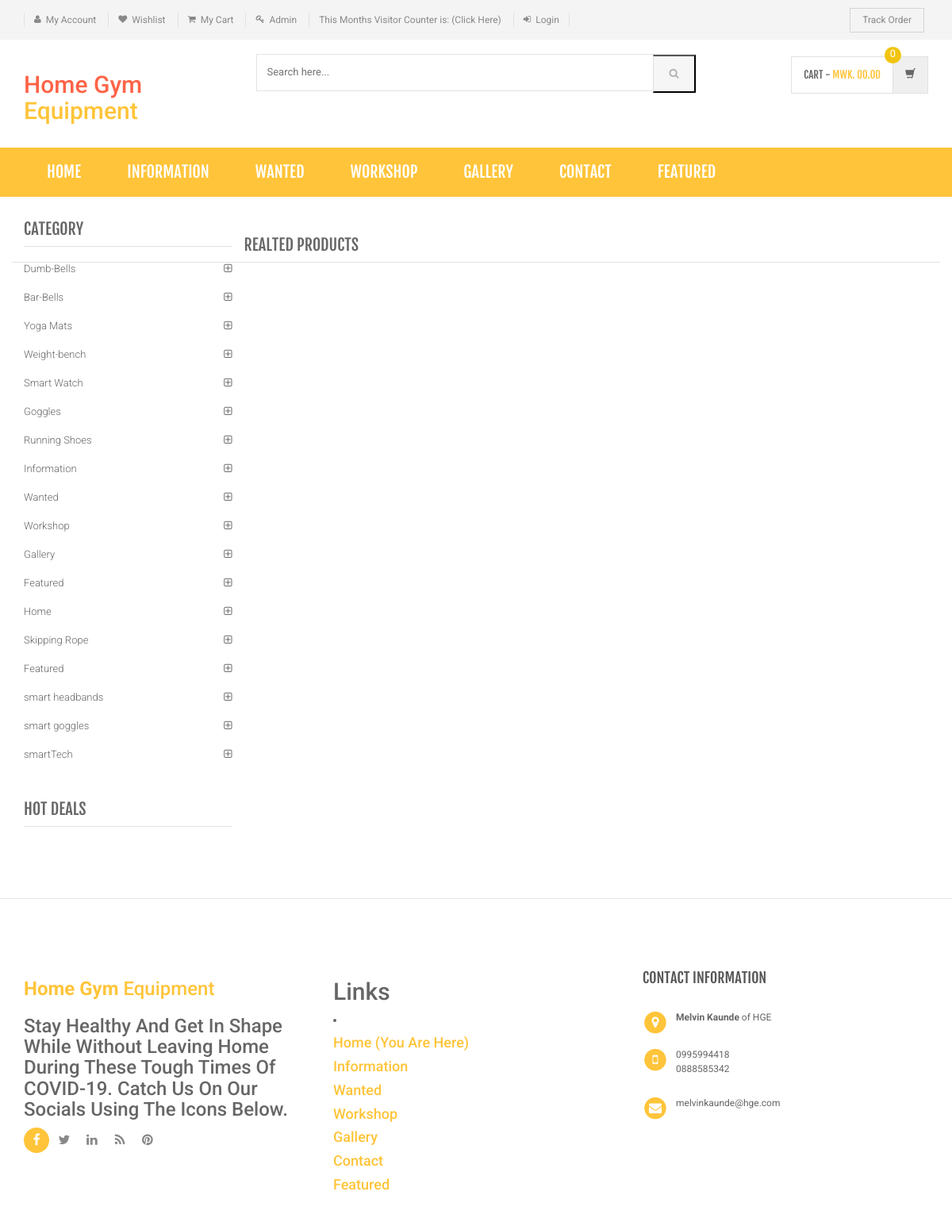
Page /product-details.php on the committed database.
### tables this page shows
CREATE TABLE `category` (
  `id` int(11) NOT NULL,
  `categoryName` varchar(255) DEFAULT NULL,
  `categoryDescription` longtext DEFAULT NULL,
  `creationDate` timestamp NOT NULL DEFAULT current_timestamp(),
  `updationDate` varchar(255) DEFAULT NULL
);

### product-details.php (the view, shortened to what this page needs)
<?php
include('includes/config.php');
?>
<!DOCTYPE html>
<html lang="en">
	<head>
	    <link rel="stylesheet" href="assets/css/bootstrap.min.css">
	    <link rel="stylesheet" href="assets/css/main.css">
	    <link rel="stylesheet" href="assets/css/green.css">
	    <link rel="stylesheet" href="assets/css/owl.carousel.css">
		<link rel="stylesheet" href="assets/css/owl.transitions.css">
		<link href="assets/css/lightbox.css" rel="stylesheet">
		<link rel="stylesheet" href="assets/css/animate.min.css">
		<link rel="stylesheet" href="assets/css/rateit.css">
		<link rel="stylesheet" href="assets/css/bootstrap-select.min.css">
		<link rel="stylesheet" href="assets/css/config.css">
		<link href="assets/css/green.css" rel="alternate stylesheet" title="Green color">
		<link href="assets/css/blue.css" rel="alternate stylesheet" title="Blue color">
		<link href="assets/css/red.css" rel="alternate stylesheet" title="Red color">
		<link href="assets/css/orange.css" rel="alternate stylesheet" title="Orange color">
		<link href="assets/css/dark-green.css" rel="alternate stylesheet" title="Darkgreen color">
		<link rel="stylesheet" href="assets/css/font-awesome.min.css">
	</head>
    <body class="cnt-home">
<header class="header-style-1">
<?php include('includes/top-header.php');?>
<?php include('includes/main-header.php');?>
<?php include('includes/menu-bar.php');?>
</header>
<div class="body-content outer-top-xs">
	<div class='container'>
		<div class='row single-product outer-bottom-sm '>
			<div class='col-md-3 sidebar'>
				<div class="sidebar-module-container">
<div class="sidebar-widget outer-bottom-xs wow fadeInUp">
	<h3 class="section-title">Category</h3>
	<div class="sidebar-widget-body m-t-10">
		<div class="accordion">
		            <?php $sql=mysqli_query($con,"select id,categoryName  from category");
while($row=mysqli_fetch_array($sql))
{
    ?>
	    	<div class="accordion-group">
	            <div class="accordion-heading">
	                <a href="category.php?cid=<?php echo $row['id'];?>"  class="accordion-toggle collapsed">
	                   <?php echo $row['categoryName'];?>
	                </a>
	            </div>
	        </div>
	        <?php } ?>
	    </div>
	</div>
</div>
<div class="sidebar-widget hot-deals wow fadeInUp">
	<h3 class="section-title">Hot Deals</h3>
</div>
				</div>
			</div>
<section class="section featured-product wow fadeInUp">
	<h3 class="section-title">Realted Products </h3>
</section>
			</div>
		</div>
</div>
<?php include('includes/footer.php');?>
</body>
</html>

### assets/css/green.css (style rules this page uses)
a { color: #ffc439; }
.sidebar .sidebar-module-container .sidebar-widget .sidebar-widget-body .accordion .accordion-group .accordion-heading .accordion-toggle, .sidebar .sidebar-module-container .sidebar-widget .sidebar-widget-body .accordion .accordion-group .accordion-heading .accordion-toggle:hover, .sidebar .sidebar-module-container .sidebar-widget .sidebar-widget-body .accordion .accordion-group .accordion-heading .accordion-toggle:focus, .sidebar .sidebar-module-container .sidebar-widget .sidebar-widget-body .accordion .accordion-group .accordion-heading .accordion-toggle:after { color: #ffc439; }

### assets/css/lightbox.css (style rules this page uses)
body:after { content: url(../images/close.png) url(../images/loading.gif) url(../images/prev.png) url(../images/next.png); display: none; }

### assets/css/blue.css (style rules this page uses)
a { color: #3498db; }
.sidebar .sidebar-module-container .sidebar-widget .sidebar-widget-body .accordion .accordion-group .accordion-heading .accordion-toggle, .sidebar .sidebar-module-container .sidebar-widget .sidebar-widget-body .accordion .accordion-group .accordion-heading .accordion-toggle:hover, .sidebar .sidebar-module-container .sidebar-widget .sidebar-widget-body .accordion .accordion-group .accordion-heading .accordion-toggle:focus, .sidebar .sidebar-module-container .sidebar-widget .sidebar-widget-body .accordion .accordion-group .accordion-heading .accordion-toggle:after { color: #3498db; }

### assets/css/red.css (style rules this page uses)
a { color: #ff6c6c; }
.sidebar .sidebar-module-container .sidebar-widget .sidebar-widget-body .accordion .accordion-group .accordion-heading .accordion-toggle, .sidebar .sidebar-module-container .sidebar-widget .sidebar-widget-body .accordion .accordion-group .accordion-heading .accordion-toggle:hover, .sidebar .sidebar-module-container .sidebar-widget .sidebar-widget-body .accordion .accordion-group .accordion-heading .accordion-toggle:focus, .sidebar .sidebar-module-container .sidebar-widget .sidebar-widget-body .accordion .accordion-group .accordion-heading .accordion-toggle:after { color: #ff6c6c; }

### assets/css/orange.css (style rules this page uses)
a { color: #f39c12; }
.sidebar .sidebar-module-container .sidebar-widget .sidebar-widget-body .accordion .accordion-group .accordion-heading .accordion-toggle, .sidebar .sidebar-module-container .sidebar-widget .sidebar-widget-body .accordion .accordion-group .accordion-heading .accordion-toggle:hover, .sidebar .sidebar-module-container .sidebar-widget .sidebar-widget-body .accordion .accordion-group .accordion-heading .accordion-toggle:focus, .sidebar .sidebar-module-container .sidebar-widget .sidebar-widget-body .accordion .accordion-group .accordion-heading .accordion-toggle:after { color: #f39c12; }

### assets/css/dark-green.css (style rules this page uses)
a { color: #12cca7; }
.sidebar .sidebar-module-container .sidebar-widget .sidebar-widget-body .accordion .accordion-group .accordion-heading .accordion-toggle, .sidebar .sidebar-module-container .sidebar-widget .sidebar-widget-body .accordion .accordion-group .accordion-heading .accordion-toggle:hover, .sidebar .sidebar-module-container .sidebar-widget .sidebar-widget-body .accordion .accordion-group .accordion-heading .accordion-toggle:focus, .sidebar .sidebar-module-container .sidebar-widget .sidebar-widget-body .accordion .accordion-group .accordion-heading .accordion-toggle:after { color: #12cca7; }

### rows in the picture
category: categoryName "Dumb-Bells"
category: categoryName "Bar-Bells"
category: categoryName "Yoga Mats"
category: categoryName "Weight-bench"
category: categoryName "Smart Watch"
category: categoryName "Goggles"
category: categoryName "Running Shoes"
category: categoryName "Information"
category: categoryName "Wanted"
category: categoryName "Workshop"
category: categoryName "Gallery"
category: categoryName "Featured"
category: categoryName "Home"
category: categoryName "Skipping Rope"
category: categoryName "Featured"
category: categoryName "smart headbands"
category: categoryName "smart goggles"
category: categoryName "smartTech"
